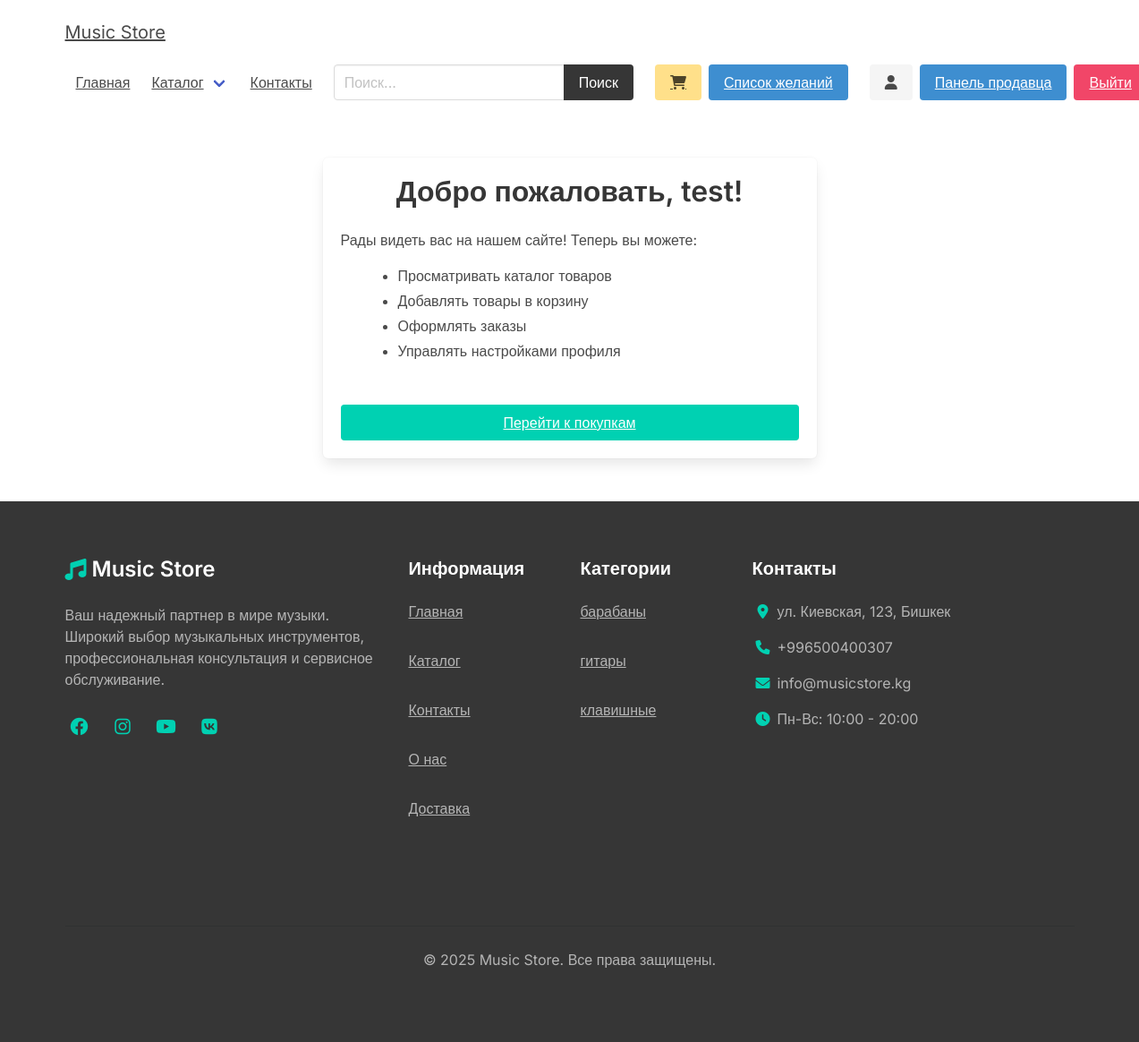
/vendor/become-vendor/ (signed in), run on the app's committed database.
### product/models.py (models this page shows, shortened)
class Category(models.Model):
    title = models.CharField(_('Название'), max_length=50)
    slug = models.SlugField(_('URL-метка'), max_length=50)
    class Meta:
        verbose_name = _('Категория')
        verbose_name_plural = _('Категории')
        ordering = ['title']

### vendor/views.py (the view)
# urls.py: path('become-vendor/', views.become_vendor, name="become-vendor"),
def become_vendor(request):
    if request.method == 'POST':
        form = UserCreationForm(request.POST)
        if form.is_valid():
            user = form.save()
            login(request, user)
            vendor = Vendor.objects.create(name=user.username, created_by=user)
            return redirect('core:home')
    else:
        form = UserCreationForm()
    return render(request, 'vendor/become_vendor.html', {'form': form})

### cart/cart.py (called while the page is built)
    def __len__(self):
        return sum(item['quantity'] for item in self.cart.values())

### cart/context_processors.py (called while the page is built)
def cart(request):
    return {'cart': Cart(request)}

### core/templatetags/wishlist_tags.py (called while the page is built, shortened)
@register.simple_tag(takes_context=True)
def get_wishlist_count(context):
    request = context['request']
    if request.user.is_authenticated:
        try:
            user_wishlists = request.user.wishlist_set.all()
            if user_wishlists.count() > 1:
                wishlist = user_wishlists.first()
                for other_wishlist in user_wishlists[1:]:
                    wishlist.products.add(*other_wishlist.products.all())
                    other_wishlist.delete()
                return wishlist.products.count()
            elif user_wishlists.exists():
                return user_wishlists.first().products.count()
            return 0
        except AttributeError:
            return 0

### product/context_processors.py (called while the page is built)
def menu_categories(request):
    categories = Category.objects.all()
    return {'categories': categories}

### templates/vendor/become_vendor.html (shortened to what this page needs)
{% extends 'core/base.html' %}
{% block content %}
<div class="columns is-centered">
    <div class="column is-half">
        <div class="box">
            <h1 class="title has-text-centered">Добро пожаловать, {{ user.username }}!</h1>
            <div class="content mb-5">
                <p>Рады видеть вас на нашем сайте! Теперь вы можете:</p>
                <ul>
                    <li>Просматривать каталог товаров</li>
                    <li>Добавлять товары в корзину</li>
                    <li>Оформлять заказы</li>
                    <li>Управлять настройками профиля</li>
                </ul>
            </div>
            <div class="field">
                <div class="control">
                    <a href="{% url 'core:home' %}" class="button is-primary is-fullwidth">Перейти к покупкам</a>
                </div>
            </div>
        </div>
    </div>
</div>
{% endblock %}

### templates/core/base.html (shortened to what this page needs)
{% load static %}
{% load wishlist_tags %}
<!DOCTYPE html>
<html lang="en">
<head>
    <link rel="stylesheet" href="https://cdn.jsdelivr.net/npm/bulma@0.9.2/css/bulma.min.css">
    <link rel="stylesheet" href="https://cdnjs.cloudflare.com/ajax/libs/font-awesome/6.0.0/css/all.min.css">
    <link rel="stylesheet" href="{% static 'css/main.css' %}">
    <link href="https://cdn.jsdelivr.net/npm/bootstrap@5.3.0/dist/css/bootstrap.min.css" rel="stylesheet">
</head>
<body>
    <div class="container">
        <nav class="navbar" role="navigation" aria-label="main navigation">
            <div class="navbar-brand">
                <a class="navbar-item" href="{% url 'core:home' %}">
Music Store
                </a>
            </div>
            <div id="navbarBasicExample" class="navbar-menu">
                <div class="navbar-start">
                    <a class="navbar-item" href="{% url 'core:home' %}">
                        Главная
                    </a>
                    <div class="navbar-item has-dropdown is-hoverable">
                        <a class="navbar-link">
                            Каталог
                        </a>
                    </div>
                    <a class="navbar-item" href="{% url 'core:contact' %}">
                        Контакты
                    </a>
                </div>
                <div class="navbar-start">
                    <div class="navbar-item">
                        <form method="get" action="{% url 'product:search' %}">
                            <div class="field has-addons">
                                <div class="control">
                                    <input type="search" name="query" id="" class="input" placeholder="Поиск...">
                                </div>
                                <div class="control">
                                    <button class="button is-dark">Поиск</button>
                                </div>
                            </div>
                        </form>
                    </div>
                </div>
                <div class="navbar-end">
                <div class="navbar-item">
                    <a href="{% url 'cart:cart' %}" class="button is-warning">
                        <i class="fas fa-shopping-cart"></i>
                    </a>
                    <a href="{% url 'core:wishlist' %}" class="button is-info ml-2">
                        Список желаний
                        {% get_wishlist_count as wishlist_count %}
                    </a>
                </div>
                {% if request.user.is_authenticated %}
                    <div class="navbar-item">
                        <a class="button is-light" href="{% url 'core:account' %}">
                            <i class="fas fa-user"></i>
                        </a>
                        {% if request.user.vendor %}
                            <a class="button is-info ml-2" href="{% url 'vendor:vendor-admin' %}">
                                Панель продавца
                            </a>
                        {% endif %}
                        <a class="button is-danger ml-2" href="{% url 'logout' %}">
                            Выйти
                        </a>
                    </div>
                {% endif %}
                </div>
            </div>
            </nav>
    </div>
    <section class="section">
        <div class="container">
            {% block content %}{% endblock content %}
        </div>
    </section>
    <footer class="footer has-background-dark">
        <div class="container">
            <div class="columns is-multiline">
                <div class="column is-4">
                    <div class="content">
                        <h3 class="title is-4 has-text-white mb-4">
                            <span class="icon-text">
                                <span class="icon has-text-primary">
                                    <i class="fas fa-music"></i>
                                </span>
                                <span>Music Store</span>
                            </span>
                        </h3>
                        <p class="has-text-grey-light mb-4">
                            Ваш надежный партнер в мире музыки. Широкий выбор музыкальных инструментов, профессиональная консультация и сервисное обслуживание.
                        </p>
                        <div class="social-links">
                            <a href="#" class="has-text-primary mr-3" title="Facebook">
                                <span class="icon is-medium">
                                    <i class="fab fa-facebook fa-lg"></i>
                                </span>
                            </a>
                            <a href="#" class="has-text-primary mr-3" title="Instagram">
                                <span class="icon is-medium">
                                    <i class="fab fa-instagram fa-lg"></i>
                                </span>
                            </a>
                            <a href="#" class="has-text-primary mr-3" title="YouTube">
                                <span class="icon is-medium">
                                    <i class="fab fa-youtube fa-lg"></i>
                                </span>
                            </a>
                            <a href="#" class="has-text-primary" title="VK">
                                <span class="icon is-medium">
                                    <i class="fab fa-vk fa-lg"></i>
                                </span>
                            </a>
                        </div>
                    </div>
                </div>
                <div class="column is-2">
                    <h4 class="title is-5 has-text-white mb-4">Информация</h4>
                    <ul class="footer-links">
                        <li><a href="{% url 'core:home' %}" class="has-text-grey-light">Главная</a></li>
                        <li><a href="{% url 'product:catalog' %}" class="has-text-grey-light">Каталог</a></li>
                        <li><a href="{% url 'core:contact' %}" class="has-text-grey-light">Контакты</a></li>
                        <li><a href="#" class="has-text-grey-light">О нас</a></li>
                        <li><a href="#" class="has-text-grey-light">Доставка</a></li>
                    </ul>
                </div>
                <div class="column is-2">
                    <h4 class="title is-5 has-text-white mb-4">Категории</h4>
                    <ul class="footer-links">
                        {% for category in categories %}
                            <li><a href="{% url 'product:category' category.slug %}" class="has-text-grey-light">{{ category.title }}</a></li>
                        {% endfor %}
                    </ul>
                </div>
                <div class="column is-4">
                    <h4 class="title is-5 has-text-white mb-4">Контакты</h4>
                    <ul class="footer-contacts">
                        <li class="mb-3">
                            <span class="icon-text">
                                <span class="icon has-text-primary">
                                    <i class="fas fa-map-marker-alt"></i>
                                </span>
                                <span class="has-text-grey-light">ул. Киевская, 123, Бишкек</span>
                            </span>
                        </li>
                        <li class="mb-3">
                            <span class="icon-text">
                                <span class="icon has-text-primary">
                                    <i class="fas fa-phone"></i>
                                </span>
                                <span class="has-text-grey-light">+996500400307</span>
                            </span>
                        </li>
                        <li class="mb-3">
                            <span class="icon-text">
                                <span class="icon has-text-primary">
                                    <i class="fas fa-envelope"></i>
                                </span>
                                <span class="has-text-grey-light">info@musicstore.kg</span>
                            </span>
                        </li>
                        <li>
                            <span class="icon-text">
                                <span class="icon has-text-primary">
                                    <i class="fas fa-clock"></i>
                                </span>
                                <span class="has-text-grey-light">Пн-Вс: 10:00 - 20:00</span>
                            </span>
                        </li>
                    </ul>
                </div>
            </div>
            <div class="columns mt-6">
                <div class="column">
                    <hr class="has-background-grey-darker mb-4">
                    <p class="has-text-grey-light has-text-centered">
                        © {% now "Y" %} Music Store. Все права защищены.
                    </p>
                </div>
            </div>
        </div>
    </footer>
</body>
</html>

### static/css/main.css (style rules this page uses)
.footer a { margin-bottom: 15px; display: inline-block; color: #444; }

### templates/core/base.html (style rules this page uses)
:root { --primary-color: #2563eb; --secondary-color: #1d4ed8; --success-color: #059669; --danger-color: #dc2626; --warning-color: #d97706; --info-color: #0891b2; }
body { font-family: 'Inter', sans-serif; }
.footer { padding: 4rem 1.5rem; }
.footer-links { list-style: none; padding: 0; margin: 0; }
.footer-links li { margin-bottom: 1rem; }
.footer-links a { transition: color 0.3s ease; }
.footer-contacts { list-style: none; padding: 0; margin: 0; }
.social-links a { transition: transform 0.3s ease; display: inline-block; }
.icon-text { align-items: center; }

### data on the page
Category: title "барабаны"
Category: title "гитары"
Category: title "клавишные"

### other printed values
{{ user.username }} "test"
